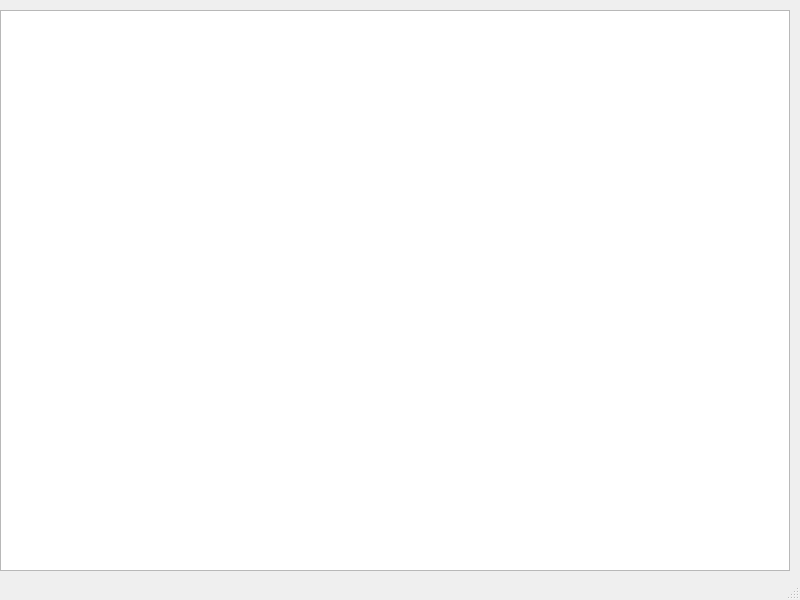
<?xml version="1.0" encoding="UTF-8"?>
<ui version="4.0">
 <class>MainWindow</class>
 <widget class="QMainWindow" name="MainWindow">
  <property name="geometry">
   <rect>
    <x>0</x>
    <y>0</y>
    <width>800</width>
    <height>600</height>
   </rect>
  </property>
  <property name="windowTitle">
   <string>MainWindow</string>
  </property>
  <widget class="QWidget" name="centralwidget">
   <widget class="QGraphicsView" name="graphicsView">
    <property name="geometry">
     <rect>
      <x>0</x>
      <y>10</y>
      <width>790</width>
      <height>561</height>
     </rect>
    </property>
   </widget>
  </widget>
  <widget class="QMenuBar" name="menubar">
   <property name="geometry">
    <rect>
     <x>0</x>
     <y>0</y>
     <width>800</width>
     <height>20</height>
    </rect>
   </property>
  </widget>
  <widget class="QStatusBar" name="statusbar"/>
 </widget>
 <resources/>
 <connections/>
</ui>
